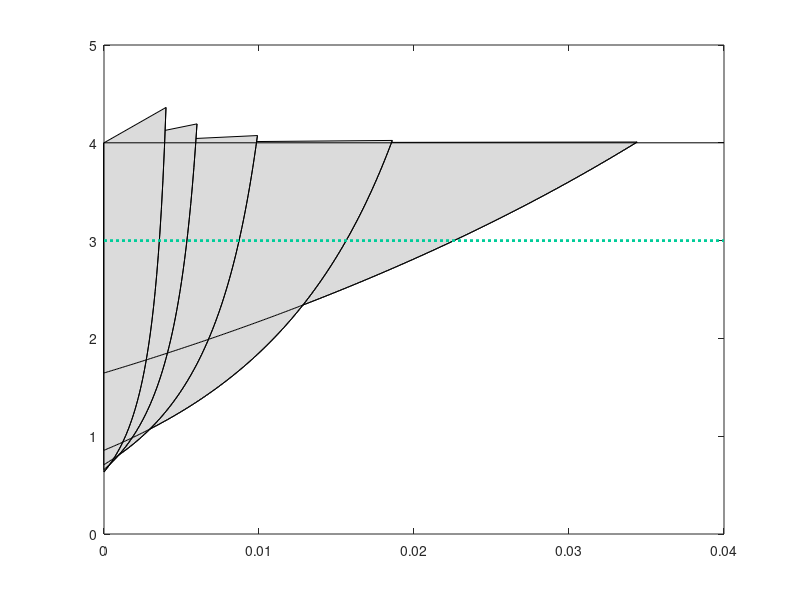

MATLAB code to generate this figure: (Note: this script raises an error after producing the figure.)
clear 
close all
clc

%% Parameters
% Domain
Lx=1;
% Reaction part
r1=5;
r2=2;
a1=3;
a2=3;
b1=1;
b2=1;
% Diffusion part
d21=0.012;
d=0:0.0001:0.04;

% homogeneous equilibrium state
wos=a1*a2-b1*b2;
us=(r1*a2-r2*b1)/wos;
vs=(r2*a2-r1*b2)/wos;

%% Neutral Stability Curves
NSC=@(d,lambda_k) (d.^2*lambda_k^2+d21*us*lambda_k^2*d+d21*lambda_k*(a1*us-b1*vs)*us+(a1*us+a2*vs)*lambda_k*d+wos*us*vs)./(-d*vs*lambda_k^2+(b2*us-a2*vs)*vs*lambda_k);

figure(2)
hold on
box on

% Grey region
for i=1:5
    lambda_k=(pi*i)^2;
    curve_k=NSC(d,lambda_k);
    if i==1 && d21==0
        ick=numel(curve_k);
        patch([d d(end) 0], [curve_k 4 4], [0.86 0.86 0.86])
    else
        ick=find(curve_k>4,1);
        patch([d(1:ick) 0], [curve_k(1:ick) 4], [0.86 0.86 0.86])
    end
end

% plot the curves
for i=1:5
    lambda_k=(pi*i)^2;
    curve_k=NSC(d,lambda_k);
    if i==1 && d21==0
        ick=numel(curve_k);
        plot(d(1:ick),curve_k(1:ick),'k')
    else
        ick=find(curve_k>4,1);
        plot(d(1:ick),curve_k(1:ick),'k')
    end
    
end
% some d_12 of interest
plot([0 0.04],[3 3],':','Linewidth',2,'Color',[0 0.8 0.6])
plot([0 0.04],[4 4],'k','Linewidth',0.1)
% to obtain a nice figure
ax = gca;
ax.FontSize = 16; 
axis([0 0.04 0 4])
xlabel('d')  
ylabel('d_{12}')
